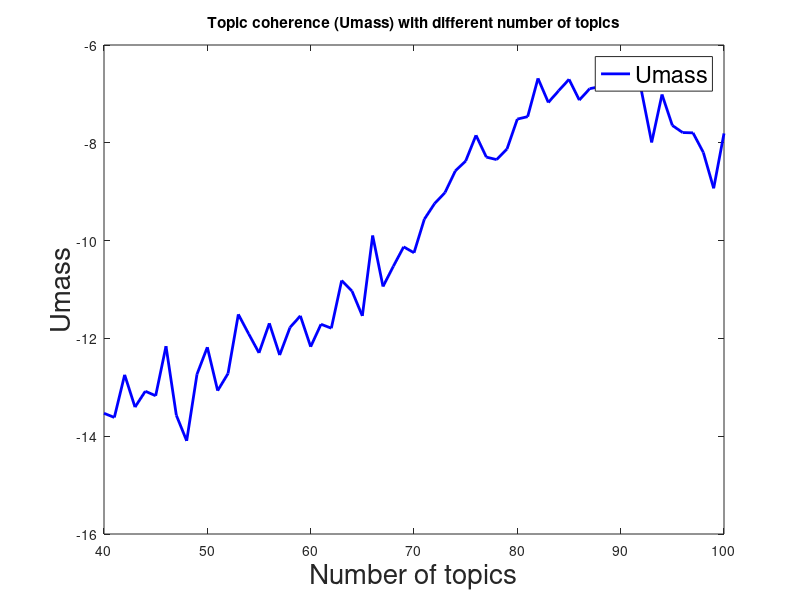
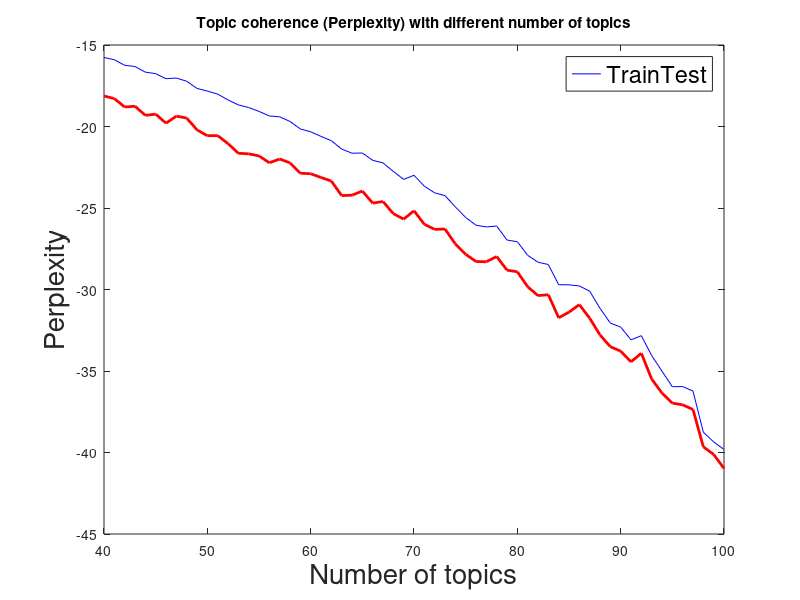

Recreate these plots in MATLAB, in order.
data_umass = load("Data/Result/China_50_result_umass.csv");
data_perplexity_train = load("Data/Result/China_50_result_perplexity_train.csv");
data_perplexity_test = load("Data/Result/China_50_result_perplexity_test.csv");

f1 = figure;
plot(data_umass(:,1), data_umass(:,2), "-b", "linewidth",2);
xlabel("Number of topics", "FontSize", 20);
ylabel("Umass", "FontSize", 20);

title("Topic coherence (Umass) with different number of topics");
legend('Umass', "FontSize", 17);

f2 = figure;
plot(data_perplexity_train(:, 1), data_perplexity_train(:, 2), "-b", data_perplexity_test(:, 1), data_perplexity_test(:, 2), "-r", "linewidth", 2);
xlabel("Number of topics", "FontSize", 20);
ylabel("Perplexity", "FontSize", 20);

title("Topic coherence (Perplexity) with different number of topics");
legend(["Train", "Test"], "FontSize", 17);


% 77 for France 
% 90 for China
% 79 for Germany
% 82 for Japan
% 92 for Korea
% 76 for Vietnam
